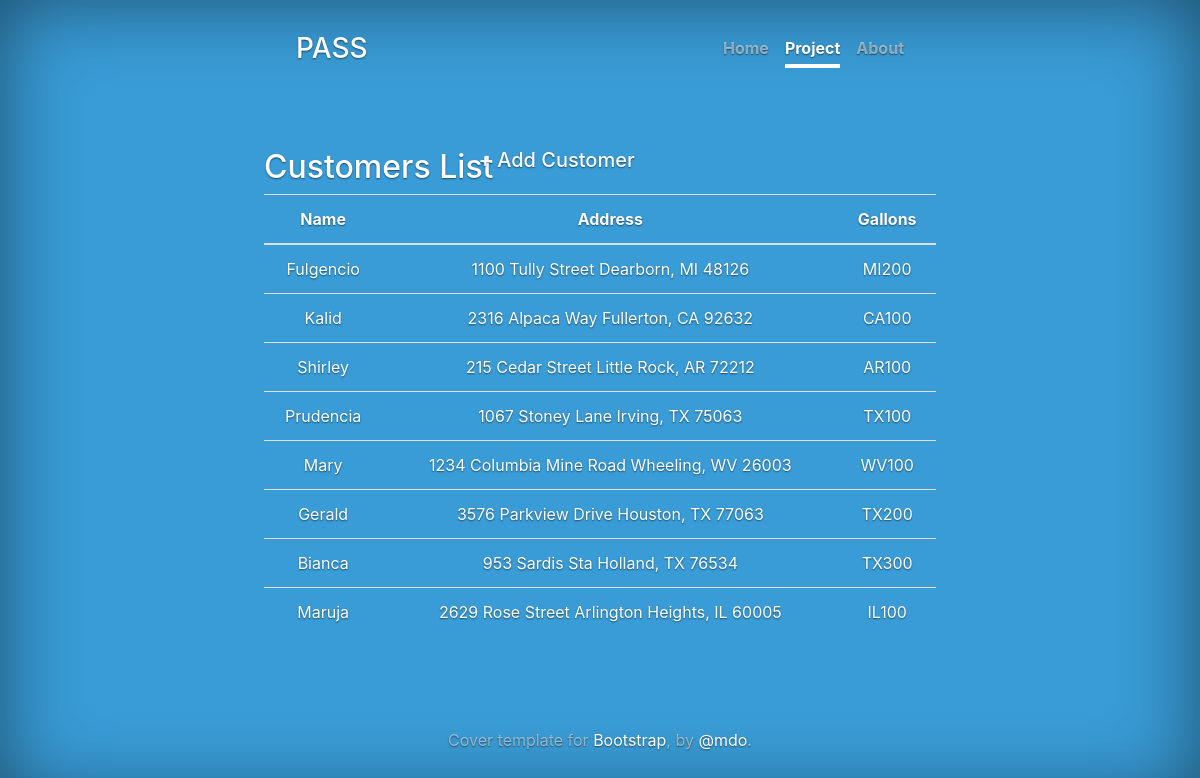
The app's page /records/ with its own data.
### records/models.py (models this page shows, shortened)
class Customer(models.Model):
    first_name = models.CharField(max_length=25)
    last_name = models.CharField(max_length=25)
    address = models.TextField()
    gallon_code = models.CharField(max_length=5, blank=True, null=True)
    date_added = models.DateTimeField(auto_now_add=True)
    class Meta:
        ordering = ["last_name"]

### records/views.py (the view)
# urls.py: path('', views.CustomerList.as_view(), name='customer_list'),
class CustomerList(ListView):
    model = Customer
    template_name = 'records/customer_list.html'

### records/templates/records/customer_list.html (shortened to what this page needs)
{% extends 'base.html' %}
{% block body %}
         <a class="nav-link" href="/">Home</a>
         <a class="nav-link active" href="/records">Project</a>
         <a class="nav-link" href="/about">About</a>
{% endblock %}
{% block content %}
    <div class="container">
        <div class="row">
    <h2>Customers List</h2>
    <br>
    <div class="row">
    <h5><a href="{% url 'customer_new' %}">+ Add Customer</a></h5>
    </div>
    <table class="table table-hover">
            <thead class="thead-inverse">
                    <tr>
                            <th>Name</th>
                            <th>Address</th>
                            <th>Gallons</th>
                          </tr>
            </thead>
            <tbody>
    {% for customer in object_list %}
        <tr>
            <td><a href="{% url 'customer_detail' customer.pk %}">{{ customer.first_name }}</a></td>
            <td>{{ customer.address }}</td>
            <td>{{ customer.gallon_code }}</td>
        </tr>
    {% endfor %}
</tbody>
</table>
</div>
</div>
{% endblock %}

### templates/base.html (shortened to what this page needs)
{% load staticfiles %}
<!DOCTYPE html>
<html lang="en">
<head>
    <link rel="stylesheet" href="https://maxcdn.bootstrapcdn.com/bootstrap/4.0.0-alpha.6/css/bootstrap.min.css">
    <link rel="stylesheet" href="{% static 'base.css' %}">
</head>
<body>
        <div class="site-wrapper">
                <div class="site-wrapper-inner">
                  <div class="cover-container">
                    <div class="masthead clearfix">
                      <div class="inner">
                        <h3 class="masthead-brand">PASS</h3>
                        <nav class="nav nav-masthead">
                          {% block body %}{% endblock %}
                        </nav>
                      </div>
                    </div>
                    {% block content %}
                    {% endblock %}
                    <div class="mastfoot">
                      <div class="inner">
                        <p>Cover template for <a href="https://getbootstrap.com">Bootstrap</a>, by <a href="https://twitter.com/mdo">@mdo</a>.</p>
                      </div>
                    </div>
                  </div>
                </div>
              </div>
</body>
</html>

### static/base.css (style rules this page uses)
a, a:focus, a:hover { color: #fff; }
html, body { height: 100%; background-color: rgb(57, 156, 214); }
body { color: #fff; text-align: center; text-shadow: 0 .05rem .1rem rgba(0,0,0,.5); }
.site-wrapper { display: table; width: 100%; height: 100%; min-height: 100%; -webkit-box-shadow: inset 0 0 5rem rgba(0,0,0,.5); box-shadow: inset 0 0 5rem rgba(0,0,0,.5); }
.site-wrapper-inner { display: table-cell; vertical-align: top; }
.cover-container { margin-right: auto; margin-left: auto; }
.inner { padding: 2rem; }
.masthead { margin-bottom: 2rem; }
.masthead-brand { margin-bottom: 0; }
.nav-masthead .nav-link { padding: .25rem 0; font-weight: bold; color: rgba(255,255,255,.5); background-color: transparent; border-bottom: .25rem solid transparent; }
.nav-masthead .nav-link + .nav-link { margin-left: 1rem; }
.nav-masthead .active { color: #fff; border-bottom-color: #fff; }
@media (min-width: 48em) { .masthead-brand { float: left; } }
@media (min-width: 48em) { .nav-masthead { float: right; } }
.mastfoot { color: rgba(255,255,255,.5); }
@media (min-width: 40em) { .masthead { position: fixed; top: 0; } }
@media (min-width: 40em) { .mastfoot { position: fixed; bottom: 0; } }
@media (min-width: 40em) { .site-wrapper-inner { vertical-align: middle; } }
@media (min-width: 40em) { .masthead, .mastfoot, .cover-container { width: 100%; } }
@media (min-width: 62em) { .masthead, .mastfoot, .cover-container { width: 42rem; } }

### records on screen
Customer: first_name "Fulgencio", address "1100 Tully Street Dearborn, MI 48126", gallon_code "MI200"
Customer: first_name "Kalid", address "2316 Alpaca Way Fullerton, CA 92632", gallon_code "CA100"
Customer: first_name "Shirley", address "215 Cedar Street Little Rock, AR 72212", gallon_code "AR100"
Customer: first_name "Prudencia", address "1067 Stoney Lane Irving, TX 75063", gallon_code "TX100"
Customer: first_name "Mary", address "1234 Columbia Mine Road Wheeling, WV 26003", gallon_code "WV100"
Customer: first_name "Gerald", address "3576 Parkview Drive Houston, TX 77063", gallon_code "TX200"
Customer: first_name "Bianca", address "953 Sardis Sta Holland, TX 76534", gallon_code "TX300"
Customer: first_name "Maruja", address "2629 Rose Street Arlington Heights, IL 60005", gallon_code "IL100"
